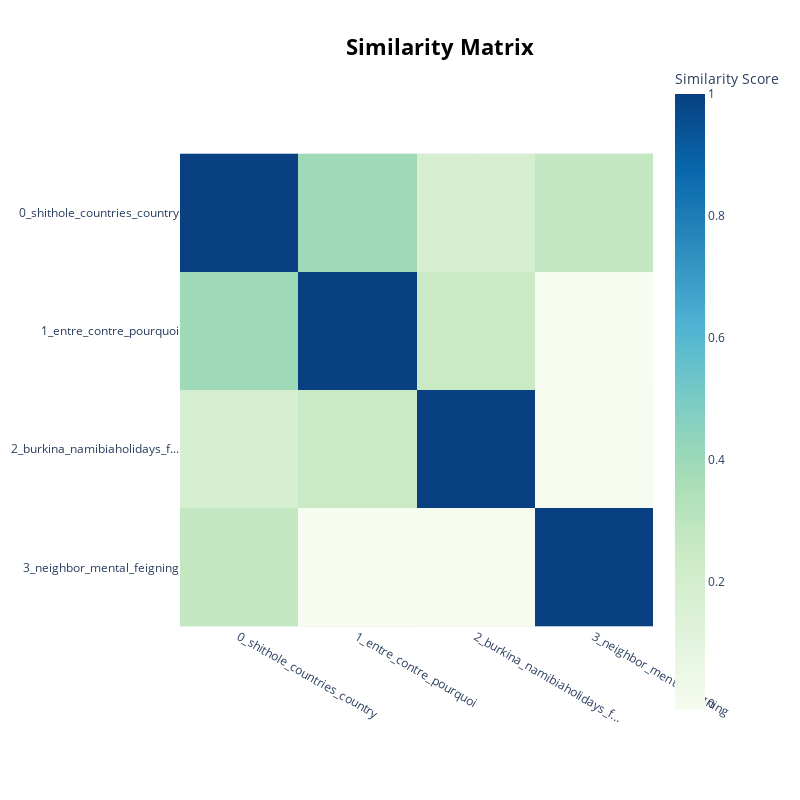

Notebook code for this chart:
### Code cell
topic_model.visualize_heatmap()

### Figure 1 — Plotly figure (JSON) as saved in the notebook; plotly's stock layout.template omitted (floating-point values rounded to 4 significant figures)
{"data": [{"coloraxis": "coloraxis", "hovertemplate": "x: %{x}<br>y: %{y}<br>Similarity Score: %{z}<extra></extra>", "name": "0", "type": "heatmap", "x": ["0_shithole_countries_country", "1_entre_contre_pourquoi", "2_burkina_namibiaholidays_f...", "3_neighbor_mental_feigning"], "xaxis": "x", "y": ["0_shithole_countries_country", "1_entre_contre_pourquoi", "2_burkina_namibiaholidays_f...", "3_neighbor_mental_feigning"], "yaxis": "y", "z": [[1.0, 0.3933, 0.1788, 0.2717], [0.3933, 1.0, 0.252, -0.0108], [0.1788, 0.252, 1.0, 0.001265], [0.2717, -0.0108, 0.001265, 1.0]]}], "layout": {"coloraxis": {"colorbar": {"title": {"text": "Similarity Score"}}, "colorscale": [[0, "rgb(247,252,240)"], [0.125, "rgb(224,243,219)"], [0.25, "rgb(204,235,197)"], [0.375, "rgb(168,221,181)"], [0.5, "rgb(123,204,196)"], [0.625, "rgb(78,179,211)"], [0.75, "rgb(43,140,190)"], [0.875, "rgb(8,104,172)"], [1, "rgb(8,64,129)"]]}, "height": 800, "hoverlabel": {"bgcolor": "white", "font": {"family": "Rockwell", "size": 16}}, "legend": {"title": {"text": "Trend"}}, "margin": {"t": 60}, "showlegend": true, "title": {"font": {"color": "Black", "size": 22}, "text": "<b>Similarity Matrix</b>", "x": 0.55, "xanchor": "center", "y": 0.95, "yanchor": "top"}, "width": 800, "xaxis": {"anchor": "y", "constrain": "domain", "domain": [0, 1], "scaleanchor": "y"}, "yaxis": {"anchor": "x", "autorange": "reversed", "constrain": "domain", "domain": [0, 1]}}}
